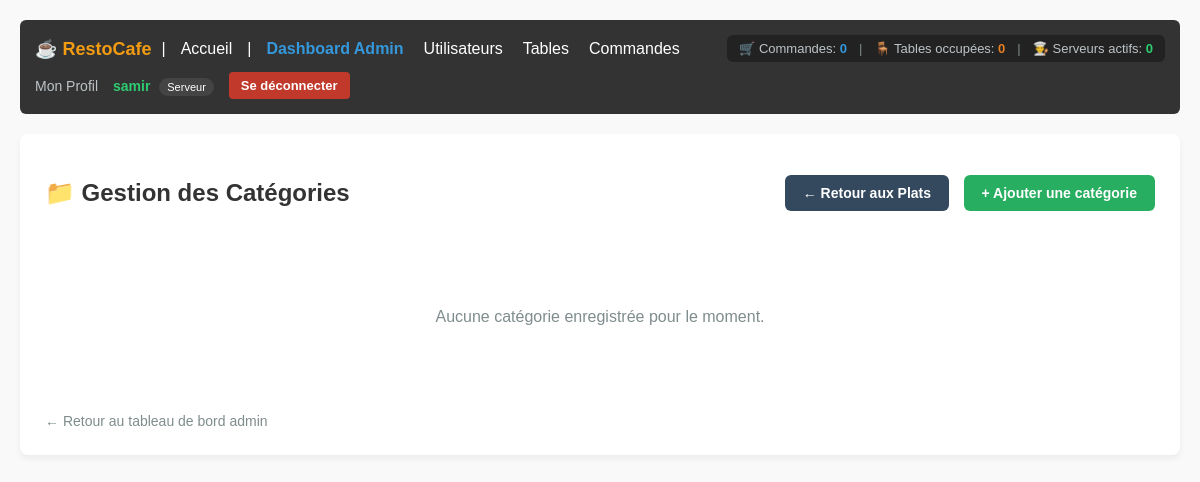
/menu/categories/ (signed in), run on an earlier commit of the app's database.
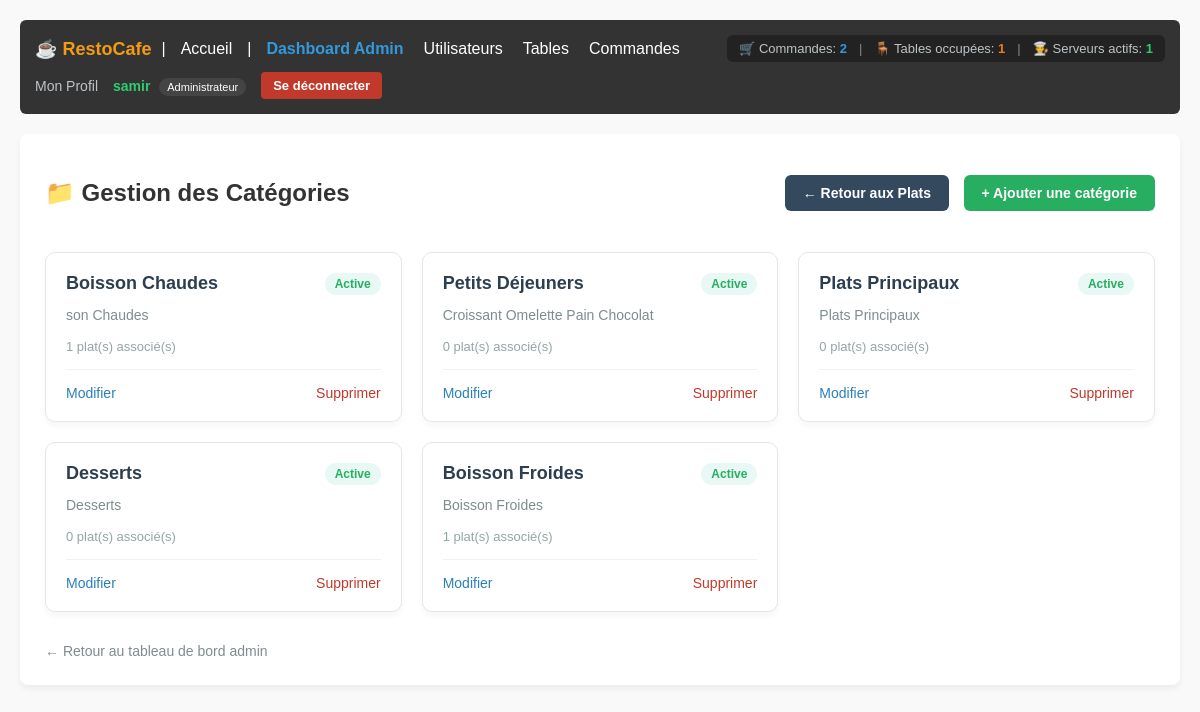
And on a later commit of the database.
### accounts/models.py (models this page shows, shortened)
class User(AbstractUser):
  ROLE_CHOICES = (
      ('admin', 'Administrateur'),
      ('serveur', 'Serveur'),
      ('cuisine', 'Cuisinier'),
  )
  role = models.CharField(
      max_length=20, choices=ROLE_CHOICES, default='serveur'
  )
  tel = models.CharField(max_length=20, blank=True, null=True)
  photo = models.ImageField(upload_to='profils/', blank=True, null=True)

### menu/models.py (models this page shows, shortened)
class Categorie(models.Model):
    nom = models.CharField(max_length=100, unique=True)
    is_active = models.BooleanField(default=True)
    description = models.TextField(blank=True, null=True)

### menu/views.py (the view)
# urls.py: path('categories/', CategorieListView.as_view(), name='categorie_list'),
@method_decorator(login_required, name='dispatch')
class CategorieListView(ListView):
    model = Categorie
    template_name = 'menu/categorie_list.html'
    context_object_name = 'categories'

### accounts/context_processors.py (called while the page is built)
def restaurant_stats(request):
    if not request.user.is_authenticated:
        return {}
    total_commandes = Commande.objects.count()
    tables_occupees = Table.objects.filter(
        commandes__statut__in=['en_attente', 'en_preparation', 'prete']
    ).distinct().count()
    serveurs_actifs = User.objects.filter(
        role='serveur',
        commandes_gerees__isnull=False
    ).distinct().count()
    serveurs_stats = User.objects.filter(role='serveur').prefetch_related('commandes_gerees')
    return {
        'stat_commandes': total_commandes,
        'stat_tables_occupees': tables_occupees,
        'stat_serveurs': serveurs_actifs,
        'serveurs_stats': serveurs_stats,
    }

### menu/templates/menu/categorie_list.html (shortened to what this page needs)
{% extends 'base.html' %}
{% block content %}
    <div style="display: flex; justify-content: space-between; align-items: center; margin-bottom: 25px; flex-wrap: wrap; gap: 15px;">
        <h2>📁 Gestion des Catégories</h2>
        <div>
            <a href="{% url 'menu:plat_list' %}" style="padding: 10px 18px; background: #34495e; color: white; text-decoration: none; border-radius: 6px; font-weight: 600; margin-right: 10px; font-size: 14px;">← Retour aux Plats</a>
            <a href="{% url 'menu:categorie_add' %}" style="padding: 10px 18px; background: #27ae60; color: white; text-decoration: none; border-radius: 6px; font-weight: 600; font-size: 14px;">+ Ajouter une catégorie</a>
        </div>
    </div>
    <div style="display: grid; grid-template-columns: repeat(auto-fill, minmax(280px, 1fr)); gap: 20px;">
        {% for c in categories %}
            <div style="background: #ffffff; border: 1px solid #e1e8ed; border-radius: 10px; padding: 20px; box-shadow: 0 4px 6px rgba(0,0,0,0.04); position: relative;">
                <div style="display: flex; justify-content: space-between; align-items: center; margin-bottom: 10px;">
                    <h3 style="margin: 0; color: #2c3e50; font-size: 18px;">{{ c.nom }}</h3>
                    {% if c.is_active %}
                        <span style="background: #e8f8f5; color: #27ae60; padding: 4px 10px; border-radius: 20px; font-size: 12px; font-weight: bold;">Active</span>
                    {% else %}
                        <span style="background: #fadbd8; color: #c0392b; padding: 4px 10px; border-radius: 20px; font-size: 12px; font-weight: bold;">Inactive</span>
                    {% endif %}
                </div>
                <p style="color: #7f8c8d; font-size: 14px; margin: 10px 0; line-height: 1.5;">
                    {{ c.description|default:"Aucune description." }}
                </p>
                <p style="font-size: 13px; color: #95a5a6; margin-bottom: 15px;">{{ c.plats.count }} plat(s) associé(s)</p>
                <hr style="border: 0; border-top: 1px solid #f1f1f1; margin: 15px 0;">
                <div style="display: flex; justify-content: space-between; align-items: center;">
                    <a href="{% url 'menu:categorie_edit' c.pk %}" style="color: #2980b9; text-decoration: none; font-weight: 500; font-size: 14px;">Modifier</a>
                    <a href="{% url 'menu:categorie_delete' c.pk %}" style="color: #c0392b; text-decoration: none; font-weight: 500; font-size: 14px;">Supprimer</a>
                </div>
            </div>
        {% empty %}
            <p style="grid-column: 1 / -1; text-align: center; color: #7f8c8d; padding: 40px;">Aucune catégorie enregistrée pour le moment.</p>
        {% endfor %}
    </div>
    <div style="margin-top: 30px;">
        <a href="{% url 'accounts:admin_dashboard' %}" style="color: #7f8c8d; text-decoration: none; font-size: 14px;">← Retour au tableau de bord admin</a>
    </div>
{% endblock %}

### templates/navbar.html (shortened to what this page needs)
<nav style="background: #333; color: #fff; padding: 15px; margin-bottom: 20px; border-radius: 6px; display: flex; justify-content: space-between; align-items: center; flex-wrap: wrap; gap: 10px;">
    <div style="display: flex; align-items: center; gap: 10px; flex-wrap: wrap;">
        <strong style="font-size: 18px; color: #f39c12;">☕ RestoCafe</strong> |
        <a href="{% url 'accounts:home' %}" style="color: #fff; text-decoration: none; margin: 0 5px;">Accueil</a>
        {% if user.is_authenticated %}
            |
            {% if user.role == 'admin' or user.is_superuser %}
                <a href="{% url 'accounts:admin_dashboard' %}" style="color: #3498db; text-decoration: none; margin: 0 5px; font-weight: bold;">Dashboard Admin</a>
                <a href="{% url 'accounts:user_list' %}" style="color: #fff; text-decoration: none; margin: 0 5px;">Utilisateurs</a>
                <a href="{% url 'tables:table_list' %}" style="color: #fff; text-decoration: none; margin: 0 5px;">Tables</a>
                <a href="{% url 'commandes:commande_list' %}" style="color: #fff; text-decoration: none; margin: 0 5px;">Commandes</a>
            {% elif user.role == 'cuisine' %}
                <a href="{% url 'commandes:cuisine_dashboard' %}" style="color: #f39c12; text-decoration: none; margin: 0 5px; font-weight: bold;">Dashboard Cuisine</a>
            {% endif %}
        {% endif %}
    </div>
    {% if user.is_authenticated %}
        <div style="display: flex; align-items: center; gap: 12px; background: #222; padding: 6px 12px; border-radius: 6px; font-size: 13px;">
            <span style="color: #bdc3c7;" title="Commandes totales">
                🛒 Commandes: <strong style="color: #3498db;">{{ stat_commandes|default:0 }}</strong>
            </span>
            <span style="color: #7f8c8d;">|</span>
            <span style="color: #bdc3c7;" title="Tables occupées">
                🪑 Tables occupées: <strong style="color: #e67e22;">{{ stat_tables_occupees|default:0 }}</strong>
            </span>
            <span style="color: #7f8c8d;">|</span>
            <span style="color: #bdc3c7;" title="Serveurs actifs">
                👨‍🍳 Serveurs actifs: <strong style="color: #2ecc71;">{{ stat_serveurs|default:0 }}</strong>
            </span>
        </div>
    {% endif %}
    <div style="display: flex; align-items: center; gap: 15px;">
        {% if user.is_authenticated %}
            <a href="{% url 'accounts:profile' %}" style="color: #bdc3c7; text-decoration: none; font-size: 14px;">Mon Profil</a>
            <span style="color: #2ecc71; font-size: 14px;">
                <strong>{{ user.username }}</strong>
                <span style="background: #444; color: #fff; padding: 3px 8px; border-radius: 10px; font-size: 11px; margin-left: 5px;">{{ user.get_role_display|default:user.role }}</span>
            </span>
            <form action="{% url 'accounts:logout' %}" method="post" style="display: inline; margin: 0;">
                <button type="submit" style="background: #c0392b; color: white; border: none; padding: 6px 12px; border-radius: 4px; cursor: pointer; font-size: 13px; font-weight: bold;">Se déconnecter</button>
            </form>
        {% else %}
            <span style="color: #e74c3c; font-size: 14px;">Non connecté</span>
            <a href="{% url 'accounts:login' %}" style="color: #fff; text-decoration: none; padding: 6px 12px; background: #2980b9; border-radius: 4px; font-size: 13px; font-weight: bold;">Connexion</a>
        {% endif %}
    </div>
</nav>

What changed in the data, as far as the page shows it:
changed User "samir": role "Serveur" → "Administrateur"
added Categorie: nom "Boisson Chaudes", is_active "Active", description "son Chaudes", plats.count "1"
added Categorie: nom "Petits Déjeuners", is_active "Active", description "Croissant Omelette Pain Chocolat", plats.count "0"
added Categorie: nom "Plats Principaux", is_active "Active", description "Plats Principaux", plats.count "0"
added Categorie: nom "Desserts", is_active "Active", description "Desserts", plats.count "0"
added Categorie: nom "Boisson Froides", is_active "Active", description "Boisson Froides", plats.count "1"
Also different on the page:
{{ stat_commandes|default:0 }}: "0" → "2"
{{ stat_tables_occupees|default:0 }}: "0" → "1"
{{ stat_serveurs|default:0 }}: "0" → "1"
text no longer shown: "Aucune catégorie enregistrée pour le moment."
